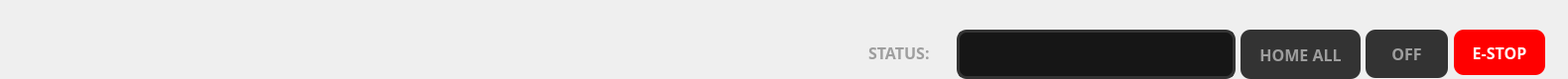
   <widget class="QFrame" name="frame">
    <property name="geometry">
     <rect>
      <x>0</x>
      <y>0</y>
      <width>1580</width>
      <height>80</height>
     </rect>
    </property>
    <property name="frameShape">
     <enum>QFrame::NoFrame</enum>
    </property>
    <widget class="QLabel" name="lbl_status">
     <property name="geometry">
      <rect>
       <x>875</x>
       <y>40</y>
       <width>84</width>
       <height>26</height>
      </rect>
     </property>
     <property name="sizePolicy">
      <sizepolicy hsizetype="Minimum" vsizetype="Minimum">
       <horstretch>0</horstretch>
       <verstretch>0</verstretch>
      </sizepolicy>
     </property>
     <property name="font">
      <font>
       <family>JetBrains Mono</family>
       <pointsize>12</pointsize>
       <weight>75</weight>
       <italic>false</italic>
       <bold>true</bold>
      </font>
     </property>
     <property name="styleSheet">
      <string notr="true">color: #9E9E9E</string>
     </property>
     <property name="text">
      <string>STATUS:</string>
     </property>
    </widget>
    <widget class="QToolButton" name="btn_power_off">
     <property name="geometry">
      <rect>
       <x>1376</x>
       <y>30</y>
       <width>83</width>
       <height>49</height>
      </rect>
     </property>
     <property name="sizePolicy">
      <sizepolicy hsizetype="Fixed" vsizetype="Fixed">
       <horstretch>0</horstretch>
       <verstretch>0</verstretch>
      </sizepolicy>
     </property>
     <property name="font">
      <font>
       <family>JetBrains Mono</family>
       <pointsize>12</pointsize>
       <weight>75</weight>
       <italic>false</italic>
       <bold>true</bold>
      </font>
     </property>
     <property name="toolTip">
      <string>&lt;html&gt;&lt;head/&gt;&lt;body&gt;&lt;p&gt;&lt;span style=&quot; font-size:8pt; font-weight:400; color:#ffffff;&quot;&gt;Toggle Machine power [F2]&lt;/span&gt;&lt;/p&gt;&lt;/body&gt;&lt;/html&gt;</string>
     </property>
     <property name="styleSheet">
      <string notr="true">QToolButton {
	background-color: #333333;
	color: #9E9E9E;
	padding: 10px;
	border-radius: 10px;
	border: none;
}
QToolButton:hover{
	background-color: rgb(91, 91, 91);
	color: rgb(241, 241, 241);
}</string>
     </property>
     <property name="text">
      <string>OFF</string>
     </property>
    </widget>
    <widget class="QPushButton" name="btn_estop">
     <property name="geometry">
      <rect>
       <x>1465</x>
       <y>30</y>
       <width>92</width>
       <height>46</height>
      </rect>
     </property>
     <property name="sizePolicy">
      <sizepolicy hsizetype="Fixed" vsizetype="Fixed">
       <horstretch>0</horstretch>
       <verstretch>0</verstretch>
      </sizepolicy>
     </property>
     <property name="font">
      <font>
       <family>JetBrains Mono</family>
       <pointsize>12</pointsize>
       <weight>75</weight>
       <bold>true</bold>
      </font>
     </property>
     <property name="toolTip">
      <string>&lt;html&gt;&lt;head/&gt;&lt;body&gt;&lt;p&gt;&lt;span style=&quot; font-size:8pt; font-weight:400; color:#ffffff;&quot;&gt;Toggle Emergency Stop [F1]&lt;/span&gt;&lt;/p&gt;&lt;/body&gt;&lt;/html&gt;</string>
     </property>
     <property name="styleSheet">
      <string notr="true">QPushButton {
	background-color: #FF0000;
	color: #FFFFFF;
	padding: 10px;
	border-radius: 10px;
	border: none;
}
QPushButton:hover{
	background-color: rgb(245, 0, 0);
}</string>
     </property>
     <property name="text">
      <string>E-STOP</string>
     </property>
    </widget>
    <widget class="QLabel" name="txt_status_display">
     <property name="geometry">
      <rect>
       <x>964</x>
       <y>30</y>
       <width>281</width>
       <height>50</height>
      </rect>
     </property>
     <property name="font">
      <font>
       <family>JetBrains Mono</family>
       <pointsize>12</pointsize>
       <weight>75</weight>
       <bold>true</bold>
      </font>
     </property>
     <property name="styleSheet">
      <string notr="true">color: #9E9E9E;
background-color: #161616;
border-radius: 10px;
border: 3px solid #333333;
</string>
     </property>
     <property name="text">
      <string/>
     </property>
     <property name="alignment">
      <set>Qt::AlignCenter</set>
     </property>
    </widget>
    <widget class="QToolButton" name="btn_home_all">
     <property name="geometry">
      <rect>
       <x>1250</x>
       <y>30</y>
       <width>121</width>
       <height>50</height>
      </rect>
     </property>
     <property name="sizePolicy">
      <sizepolicy hsizetype="Fixed" vsizetype="Fixed">
       <horstretch>0</horstretch>
       <verstretch>0</verstretch>
      </sizepolicy>
     </property>
     <property name="font">
      <font>
       <family>JetBrains Mono</family>
       <pointsize>12</pointsize>
       <weight>75</weight>
       <italic>false</italic>
       <bold>true</bold>
      </font>
     </property>
     <property name="toolTip">
      <string>&lt;html&gt;&lt;head/&gt;&lt;body&gt;&lt;p&gt;&lt;span style=&quot; font-size:8pt; color:#ffffff;&quot;&gt;Home all joints [Ctrl + Home]&lt;/span&gt;&lt;/p&gt;&lt;/body&gt;&lt;/html&gt;</string>
     </property>
     <property name="styleSheet">
      <string notr="true">QToolButton {
	background-color: #333333;
	color: #9E9E9E;
	padding: 10px;
	border-radius: 10px;
	border: none;
}
QToolButton:hover{
	background-color: rgb(91, 91, 91);
	color: rgb(241, 241, 241);
}</string>
     </property>
     <property name="text">
      <string>HOME ALL</string>
     </property>
    </widget>
   </widget>
